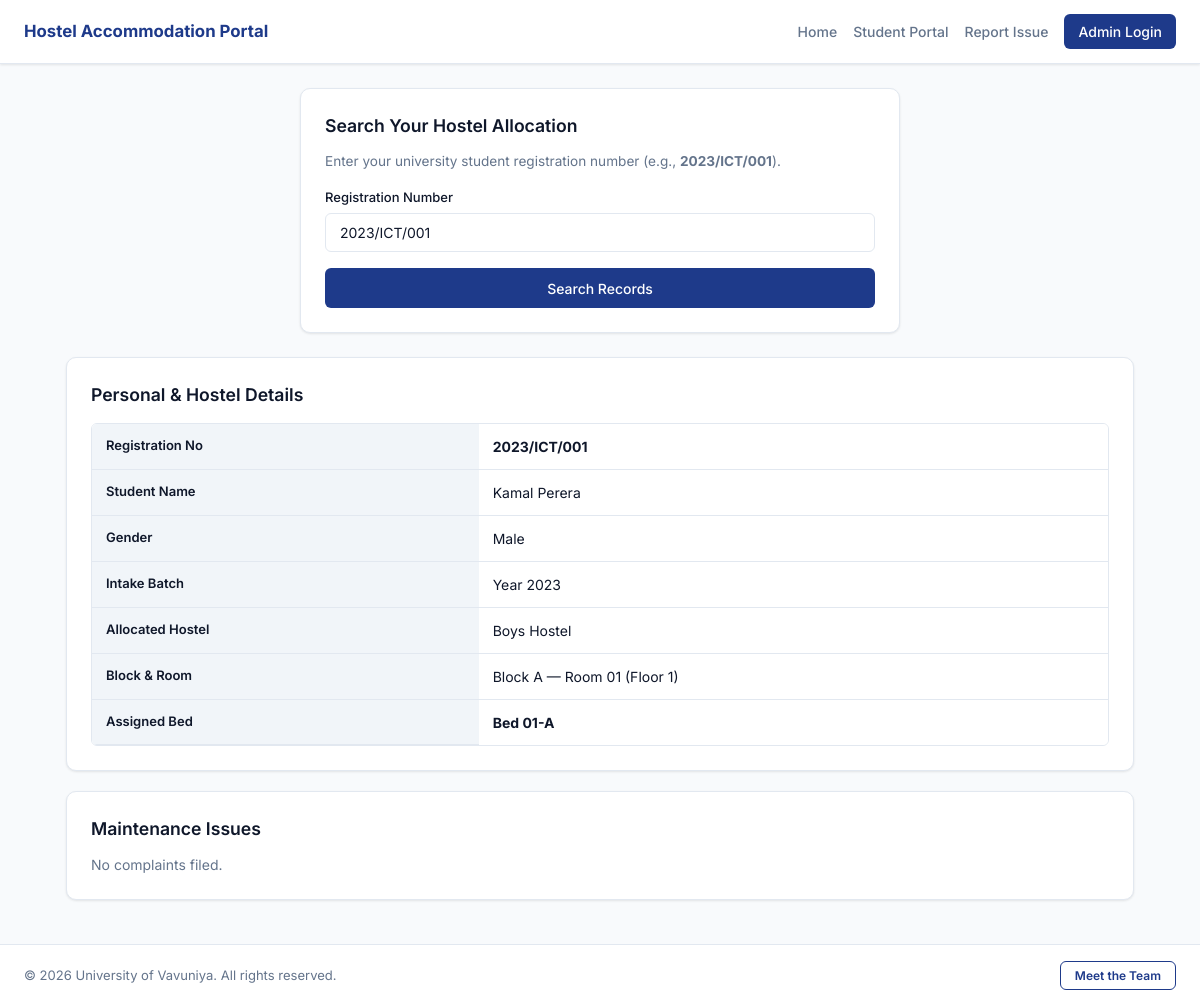
The page /student-search.php?reg_no=2023/ICT/001 on the database its author committed.
### tables this page shows
CREATE TABLE `students` (
    `id` INT AUTO_INCREMENT PRIMARY KEY,
    `reg_no` VARCHAR(50) NOT NULL UNIQUE,
    `first_name` VARCHAR(50) NOT NULL,
    `last_name` VARCHAR(50) NOT NULL,
    `gender` ENUM('Male', 'Female') NOT NULL,
    `batch_year` INT NOT NULL,
    `phone` VARCHAR(20) NOT NULL,
    `email` VARCHAR(100) NOT NULL,
    `status` ENUM('Active', 'Vacated') DEFAULT 'Active'
);

CREATE TABLE `allocations` (
    `id` INT AUTO_INCREMENT PRIMARY KEY,
    `student_id` INT NOT NULL UNIQUE,
    `bed_id` INT NOT NULL UNIQUE,
    `allocated_at` DATE NOT NULL,
    FOREIGN KEY (`student_id`) REFERENCES `students`(`id`) ON DELETE CASCADE,
    FOREIGN KEY (`bed_id`) REFERENCES `beds`(`id`) ON DELETE CASCADE
);

CREATE TABLE `hostels` (
    `id` INT AUTO_INCREMENT PRIMARY KEY,
    `name` VARCHAR(100) NOT NULL,
    `gender_type` ENUM('Male', 'Female') NOT NULL
);

CREATE TABLE `blocks` (
    `id` INT AUTO_INCREMENT PRIMARY KEY,
    `hostel_id` INT NOT NULL,
    `block_name` VARCHAR(50) NOT NULL,
    FOREIGN KEY (`hostel_id`) REFERENCES `hostels`(`id`) ON DELETE CASCADE
);

CREATE TABLE `rooms` (
    `id` INT AUTO_INCREMENT PRIMARY KEY,
    `block_id` INT NOT NULL,
    `room_no` VARCHAR(20) NOT NULL,
    `floor_no` INT NOT NULL,
    `capacity` INT NOT NULL DEFAULT 2,
    FOREIGN KEY (`block_id`) REFERENCES `blocks`(`id`) ON DELETE CASCADE
);

CREATE TABLE `beds` (
    `id` INT AUTO_INCREMENT PRIMARY KEY,
    `room_id` INT NOT NULL,
    `bed_label` VARCHAR(20) NOT NULL,
    `is_occupied` TINYINT(1) DEFAULT 0,
    FOREIGN KEY (`room_id`) REFERENCES `rooms`(`id`) ON DELETE CASCADE
);

### student-search.php (the view, shortened to what this page needs)
<?php
require_once 'config/db.php';
$student = null;
$allocation = null;
$complaints = [];$error = '';
if (isset($_GET['reg_no']) && !empty(trim($_GET['reg_no']))) {
    $reg_no = strtoupper(trim($_GET['reg_no']));
    $stmt =$pdo->prepare("SELECT * FROM students WHERE UPPER(reg_no) = ?");
    $stmt->execute([$reg_no]);
    $student =$stmt->fetch();
    if ($student) {
        $allocStmt =$pdo->prepare("
            SELECT a.*, b.bed_label, r.id as room_id, r.room_no, r.floor_no, bl.block_name, h.name as hostel_name
            FROM allocations a
            JOIN beds b ON a.bed_id = b.id
            JOIN rooms r ON b.room_id = r.id
            JOIN blocks bl ON r.block_id = bl.id
            JOIN hostels h ON bl.hostel_id = h.id
            WHERE a.student_id = ?
        ");
        $allocStmt->execute([$student['id']]);
        $allocation =$allocStmt->fetch();
        $compStmt =$pdo->prepare("SELECT * FROM complaints WHERE student_id = ? ORDER BY id DESC");
        $compStmt->execute([$student['id']]);
        $complaints =$compStmt->fetchAll();
    } else {
        $error = "No student found with Registration Number: " . htmlspecialchars($reg_no);
    }
}
?>
<!DOCTYPE html>
<html lang="en">
<head>
    <link rel="stylesheet" href="assets/css/style.css">
</head>
<body>
    <header class="navbar">
        <h2>Hostel Accommodation Portal</h2>
        <nav class="nav-links" id="navLinks">
            <a href="index.php">Home</a>
            <a href="student-search.php">Student Portal</a>
            <a href="submit-complaint.php">Report Issue</a>
            <a href="admin/login.php" class="btn-nav">Admin Login</a>
        </nav>
    </header>
    <main class="container">
        <div class="card" style="max-width: 600px; margin: 0 auto 24px auto;">
            <h3>Search Your Hostel Allocation</h3>
            <p style="font-size: 0.85rem; color: var(--text-muted); margin-bottom: 16px;">
                Enter your university student registration number (e.g., <strong>2023/ICT/001</strong>).
            </p>
            <form method="GET" action="student-search.php">
                <div class="form-group">
                    <label>Registration Number</label>
                    <input type="text" name="reg_no" maxlength="20" placeholder="eg.2022/ICT/001" class="form-control"
                           placeholder="2023/ICT/001"
                           value="<?= htmlspecialchars($_GET['reg_no'] ?? '') ?>"
                           style="text-transform: uppercase;" required>
                </div>
                <button type="submit" class="btn" style="width: 100%;">Search Records</button>
            </form>
        </div>
        <?php if ($student): ?>
            <div class="card">
                <h3>Personal & Hostel Details</h3>
                <div class="table-responsive">
                    <table>
                        <tr><th>Registration No</th><td><strong><?= htmlspecialchars($student['reg_no']) ?></strong></td></tr>
                        <tr><th>Student Name</th><td><?= htmlspecialchars($student['first_name'] . ' ' .$student['last_name']) ?></td></tr>
                        <tr><th>Gender</th><td><?= htmlspecialchars($student['gender']) ?></td></tr>
                        <tr><th>Intake Batch</th><td>Year <?= htmlspecialchars($student['batch_year']) ?></td></tr>
                        <tr><th>Allocated Hostel</th><td><?= $allocation ? htmlspecialchars($allocation['hostel_name']) : '<span style="color:var(--text-muted);">Not Allocated Yet</span>' ?></td></tr>
                        <tr><th>Block & Room</th><td><?= $allocation ? htmlspecialchars($allocation['block_name'] . ' — Room ' . $allocation['room_no'] . ' (Floor ' .$allocation['floor_no'] . ')') : 'N/A' ?></td></tr>
                        <tr><th>Assigned Bed</th><td><?= $allocation ? '<strong>' . htmlspecialchars($allocation['bed_label']) . '</strong>' : 'N/A' ?></td></tr>
                    </table>
                </div>
            </div>
            <div class="card">
                <h3>Maintenance Issues</h3>
                <?php if (count($complaints) > 0): ?>
                <div class="table-responsive">
                    <table>
                        <thead>
                            <tr><th>Category</th><th>Issue Details</th><th>Status</th><th>Submitted</th></tr>
                        </thead>
                        <tbody>
                            <?php foreach ($complaints as$c): ?>
                            <tr>
                                <td><strong><?= htmlspecialchars($c['category']) ?></strong></td>
                                <td><?= htmlspecialchars($c['description']) ?></td>
                                <td>
                                    <span class="badge badge-<?= strtolower(str_replace(' ', '', $c['status'])) ?>">
                                        <?= htmlspecialchars($c['status']) ?>
                                    </span>
                                </td>
                                <td><?= htmlspecialchars(date('M d, Y', strtotime($c['created_at']))) ?></td>
                            </tr>
                            <?php endforeach; ?>
                        </tbody>
                    </table>
                </div>
                <?php else: ?>
                <p style="color: var(--text-muted); font-size: 0.875rem;">No complaints filed.</p>
                <?php endif; ?>
            </div>
        <?php endif; ?>
    </main>
    <?php include 'includes/footer.php'; ?>
</body>
</html>

### assets/css/style.css (style rules this page uses)
:root { --primary: #1e3a8a; --primary-hover: #172554; --primary-light: #eff6ff; --bg-page: #f8fafc; --surface: #ffffff; --text-main: #0f172a; --text-muted: #64748b; --border: #e2e8f0; --border-hover: #cbd5e1; --danger: #ef4444; --danger-hover: #dc2626; --success: #10b981; --warning: #f59e0b; --radius-sm: 6px; --radius-md: 10px; --radius-lg: 14px; --shadow-sm: 0 1px 3px rgba(0,0,0,0.06), 0 1px 2px rgba(0,0,0,0.04); --shadow-md: 0 4px 6px -1px rgba(0,0,0,0.07), 0 2px 4px -2px rgba(0,0,0,0.05); }
* { margin: 0; padding: 0; box-sizing: border-box; font-family: 'Inter', system-ui, -apple-system, sans-serif; }
body { background-color: var(--bg-page); color: var(--text-main); display: flex; flex-direction: column; min-height: 100vh; line-height: 1.5; overflow-x: hidden; }
.navbar { background-color: var(--surface); border-bottom: 1px solid var(--border); padding: 14px 24px; display: flex; justify-content: space-between; align-items: center; box-shadow: var(--shadow-sm); position: sticky; top: 0; z-index: 1000; }
.navbar h2 { font-size: 1.05rem; font-weight: 700; color: var(--primary); white-space: nowrap; }
.nav-links { display: flex; align-items: center; gap: 16px; }
.nav-links a { color: var(--text-muted); text-decoration: none; font-size: 0.875rem; font-weight: 500; transition: color 0.15s ease; }
.nav-links .btn-nav { background: var(--primary); color: #ffffff !important; padding: 7px 14px; border-radius: var(--radius-sm); }
.container { max-width: 1100px; margin: 24px auto; padding: 0 16px; width: 100%; flex: 1; }
.card { background: var(--surface); border: 1px solid var(--border); border-radius: var(--radius-md); padding: 24px; margin-bottom: 20px; box-shadow: var(--shadow-sm); min-width: 0; max-width: 100%; box-sizing: border-box; }
.card h3 { font-size: 1.1rem; font-weight: 600; color: var(--text-main); margin-bottom: 12px; }
.form-group { margin-bottom: 16px; width: 100%; }
.form-group label { display: block; margin-bottom: 6px; font-weight: 500; font-size: 0.815rem; color: var(--text-main); }
.form-control, select.form-control, input.form-control { width: 100% !important; max-width: 100% !important; min-width: 0 !important; padding: 10px 14px; border: 1px solid var(--border); border-radius: var(--radius-sm); font-size: 0.875rem; background: #ffffff; color: var(--text-main); outline: none; transition: border-color 0.15s, box-shadow 0.15s; box-sizing: border-box !important; }
.btn { background: var(--primary); color: #ffffff; padding: 10px 18px; border: none; border-radius: var(--radius-sm); cursor: pointer; font-size: 0.875rem; font-weight: 500; text-decoration: none; display: inline-flex; align-items: center; justify-content: center; transition: background 0.15s ease; min-height: 40px; }
.table-responsive { width: 100% !important; max-width: 100% !important; overflow-x: auto !important; -webkit-overflow-scrolling: touch; border: 1px solid var(--border); border-radius: var(--radius-sm); margin-top: 14px; display: block; }
table { width: 100%; border-collapse: separate; border-spacing: 0; background: var(--surface); min-width: 500px; }
table th { background-color: #f1f5f9; color: var(--text-main); font-weight: 600; font-size: 0.815rem; padding: 12px 14px; text-align: left; border-bottom: 1px solid var(--border); white-space: nowrap; }
table td { padding: 12px 14px; border-bottom: 1px solid var(--border); font-size: 0.875rem; color: var(--text-main); }
table tbody tr:last-child td { border-bottom: none; }
input, select, textarea { transition: border-color 0.25s ease, box-shadow 0.25s ease; }

### rows shown on the page
students: reg_no "2023/ICT/001", first_name+last_name "Kamal Perera", gender "Male", batch_year "2023"
allocations: hostels.name "Boys Hostel", blocks.block_name "Block A — Room 01 (Floor 1)", bed.bed_label "Bed 01-A"
